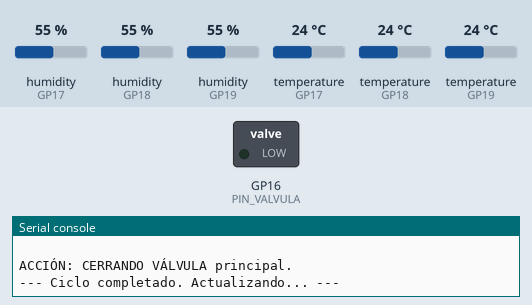
Recording of a program running on a simulated Raspberry Pi Pico running MicroPython. On the bench: switched loads named in the program (green lamp = pin HIGH), the last lines printed to the serial console. The inputs (shaded band) are chosen by the test bench; at power-on: humidity (sensors on GP17, GP18, GP19) 55 %, temperature (sensors on GP17, GP18, GP19) 24 °C. The clock reads 2024-03-15 10:24:30 at power-on unless the program sets it.

Above: at 1.2 s.
1.3 s: humidity (sensor on GP17) set to 41 %
4.1 s: humidity (sensor on GP17) set to 38 %
At 4.6 s:
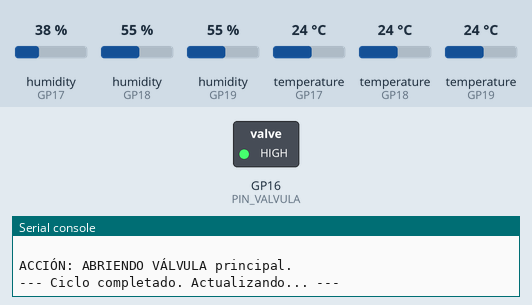
Timing chart, 0 to 7.1 s (numbered marks = the images above; inputs shaded):
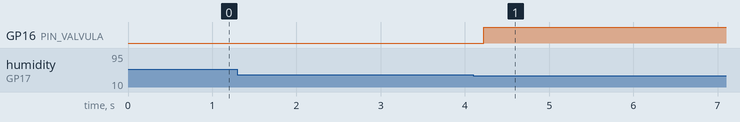

The program:

main.py
```python
import machine
import dht
import time
import network
import urequests
import ntptime
import utime

# --- CONFIGURACIÓN PRINCIPAL ---
# Cambia a False para usar el modo sin internet y configurar la hora manualmente
USAR_INTERNET = False

# --- CONFIGURACIÓN GENERAL (SOLO PARA MODO ONLINE) ---
WIFI_SSID = ""
WIFI_PASSWORD = ""
CLAVE_API_CLIMA = ""
LATITUD = "10.012415"
LONGITUD = "-84.027928"
URL_CLIMA = f"https://api.openweathermap.org/data/2.5/forecast?lat={LATITUD}&lon={LONGITUD}&appid={CLAVE_API_CLIMA}&units=metric&lang=es"

# --- CONFIGURACIÓN DE PINES ---
PIN_VALVULA = machine.Pin(16, machine.Pin.OUT)


# --- CONFIGURACIÓN DE ZONA HORARIA ---
ZONA_HORARIA = -6  # GMT-6 para Costa Rica

# --- CLASES BASADAS EN EL DIAGRAMA UML ---
class CalendarioRiego:
    """Representa el 'CalendarioRiego'."""
    def __init__(self, hora_inicio, hora_fin, frecuencia_dias=1):
        self.hora_inicio = hora_inicio
        self.hora_fin = hora_fin
        self.frecuencia_dias = frecuencia_dias

    def debe_ejecutarse_ahora(self, hora_actual, dia_del_ano):
        """Verifica si, según la hora y la frecuencia, el riego debería estar activo."""
        if self.frecuencia_dias <= 0: return False
        if (dia_del_ano % self.frecuencia_dias) != 0: return False
        if self.hora_inicio <= hora_actual < self.hora_fin: return True
        return False

class Zona:
    """Representa una 'Zona' de riego."""
    def __init__(self, nombre, pin_sensor, humedad_minima, humedad_maxima, calendario):
        self.nombre = nombre
        self.sensor = dht.DHT22(machine.Pin(pin_sensor))
        self.humedad_minima = humedad_minima
        self.humedad_maxima = humedad_maxima
        self.calendario = calendario
        self.humedad_actual = 0
        self.temperatura_actual = 0

    def leer_sensor(self):
        """Lee el sensor de humedad y actualiza los valores internos."""
        try:
            self.sensor.measure()
            self.humedad_actual = self.sensor.humidity()
            self.temperatura_actual = self.sensor.temperature()
            print(f"Zona '{self.nombre}': Humedad={self.humedad_actual:.1f}%, Temp={self.temperatura_actual:.1f}°C")
        except Exception as e:
            self.humedad_actual = 50
            self.temperatura_actual = 10
            print(f"Error al leer sensor en Zona '{self.nombre}': {e} , se usa configuración manual: Zona '{self.nombre}': Humedad={self.humedad_actual:.1f}%, Temp={self.temperatura_actual:.1f}°C ")

    def verificar_logica_riego(self, hora_actual, dia_del_ano):
        """Aplica todas las reglas de los requerimientos para decidir si regar."""
        if self.humedad_actual < self.humedad_minima:
            print(f"¡Alerta! Humedad en '{self.nombre}' baja. Forzando riego.")
            return True
        if self.humedad_actual > self.humedad_maxima:
            print(f"Info: Humedad en '{self.nombre}' alta. Riego detenido.")
            return False
        if self.calendario.debe_ejecutarse_ahora(hora_actual, dia_del_ano):
            print(f"Info: Calendario activo para la zona '{self.nombre}'.")
            return True
        return False

# --- FUNCIONES AUXILIARES ---

def conectar_wifi():
    """Conecta el dispositivo a la red Wi-Fi."""
    wlan = network.WLAN(network.STA_IF)
    wlan.active(True)
    if not wlan.isconnected():
        print(f"Conectando a la red {WIFI_SSID}...")
        wlan.connect(WIFI_SSID, WIFI_PASSWORD)
        while not wlan.isconnected():
            time.sleep(1)
    print("Conexión Wi-Fi exitosa:", wlan.ifconfig())

def sincronizar_hora_ntp():
    """Sincroniza la hora del Pico W usando un servidor NTP por internet."""
    print("Sincronizando hora desde servidor NTP...")
    try:
        ntptime.settime()
        DESFASE_SEGUNDOS = ZONA_HORARIA * 3600
        rtc_actual_s = utime.time()
        rtc_local_s = rtc_actual_s + DESFASE_SEGUNDOS
        fecha_y_hora_local = utime.localtime(rtc_local_s)
        rtc = machine.RTC()
        rtc.datetime((fecha_y_hora_local[0], fecha_y_hora_local[1], fecha_y_hora_local[2], fecha_y_hora_local[6], fecha_y_hora_local[3], fecha_y_hora_local[4], fecha_y_hora_local[5], 0))
        print("Hora sincronizada correctamente.")
    except Exception as e:
        print(f"Error al sincronizar hora: {e}")

def configurar_hora_manual():
    """
    Permite establecer la fecha y hora manualmente para el modo offline.
    El Pico no tiene reloj persistente, así que esto se debe hacer cada vez que se reinicia.
    """
    print("MODO OFFLINE: Configurando hora manualmente.")
    # FORMATO: (año, mes, día, día_de_la_semana, hora, minuto, segundo, microsegundo)
    # día_de_la_semana: Lunes=0, Martes=1, ..., Domingo=6
    # EJEMPLO: 17 de Octubre de 2025, 00:30:00, Viernes (4)
    fecha_y_hora = (2025, 10, 17, 4, 0, 30, 0, 0)

    rtc = machine.RTC()
    rtc.datetime(fecha_y_hora)
    print(f"Hora configurada a: {rtc.datetime()}")

def obtener_probabilidad_lluvia():
    """Consulta la API del clima. En modo offline, siempre retorna 0."""
    if not USAR_INTERNET:
        print("Info: Modo offline, omitiendo chequeo de lluvia.")
        return 0

    try:
        respuesta = urequests.get(URL_CLIMA)
        datos = respuesta.json()
        respuesta.close()
        pop_hoy = datos.get('list', [])[0].get('pop', 0) * 100
        print(f"Probabilidad de lluvia para hoy: {pop_hoy:.1f}%")
        return pop_hoy
    except Exception as e:
        print(f"Error al obtener datos del clima: {e}")
        return 0

# --- INICIALIZACIÓN DEL SISTEMA ---

if USAR_INTERNET:
    conectar_wifi()
    sincronizar_hora_ntp()
else:
    configurar_hora_manual()

# Crear calendarios y zonas (sin cambios)
calendario_z1 = CalendarioRiego(hora_inicio=7, hora_fin=8, frecuencia_dias=1)
calendario_z2 = CalendarioRiego(hora_inicio=21, hora_fin=22, frecuencia_dias=3)
calendario_z3 = CalendarioRiego(hora_inicio=0, hora_fin=0, frecuencia_dias=0)

zona1 = Zona("Jardín Frontal", 19, 30, 60, calendario_z1)
zona2 = Zona("Patio Trasero", 18, 25, 55, calendario_z2)
zona3 = Zona("Patio de Luz", 17, 40, 70, calendario_z3)

zonas = [zona1, zona2, zona3]

# Variables de control
ultimo_chequeo_clima_dia = -1
probabilidad_lluvia_hoy = 0

# --- BUCLE PRINCIPAL ---
print("\n--- Sistema de Riego Hidrosmart INICIADO ---")
PIN_VALVULA.value(0)

while True:
    tiempo_actual = time.localtime()
    hora_actual = tiempo_actual[3]
    dia_actual_del_ano = tiempo_actual[7]

    if dia_actual_del_ano != ultimo_chequeo_clima_dia:
        print(f"\nNuevo día ({dia_actual_del_ano}).")
        probabilidad_lluvia_hoy = obtener_probabilidad_lluvia()
        ultimo_chequeo_clima_dia = dia_actual_del_ano

    if probabilidad_lluvia_hoy > 70:
        print(f"ADVERTENCIA: Probabilidad de lluvia alta. Riego suspendido hoy. Comprobación en 1 hora.")
        PIN_VALVULA.value(0)
        time.sleep(3600)
        continue

    alguna_zona_necesita_agua = False
    print(f"\n--- Verificando Zonas (Hora: {hora_actual:02d}:00) ---")

    for zona in zonas:
        zona.leer_sensor()

    for zona in zonas:
        if zona.verificar_logica_riego(hora_actual, dia_actual_del_ano):
            alguna_zona_necesita_agua = True
            print(f"DECISIÓN: Zona '{zona.nombre}' SÍ necesita riego.")
        else:
            print(f"DECISIÓN: Zona '{zona.nombre}' NO necesita riego.")

    if alguna_zona_necesita_agua:
        print("\nACCIÓN: ABRIENDO VÁLVULA principal.")
        PIN_VALVULA.value(1)
    else:
        print("\nACCIÓN: CERRANDO VÁLVULA principal.")
        PIN_VALVULA.value(0)

    print("--- Ciclo completado. Actualizando... ---")
    time.sleep(2)
```

Measured:
- the behaviour switches between 40 and 39 % on humidity (sensor on GP17) (found by bisection; images 0 and 1)
- after the input at 4.1 s, GP16 (PIN_VALVULA): LOW → HIGH after 0.12 s
